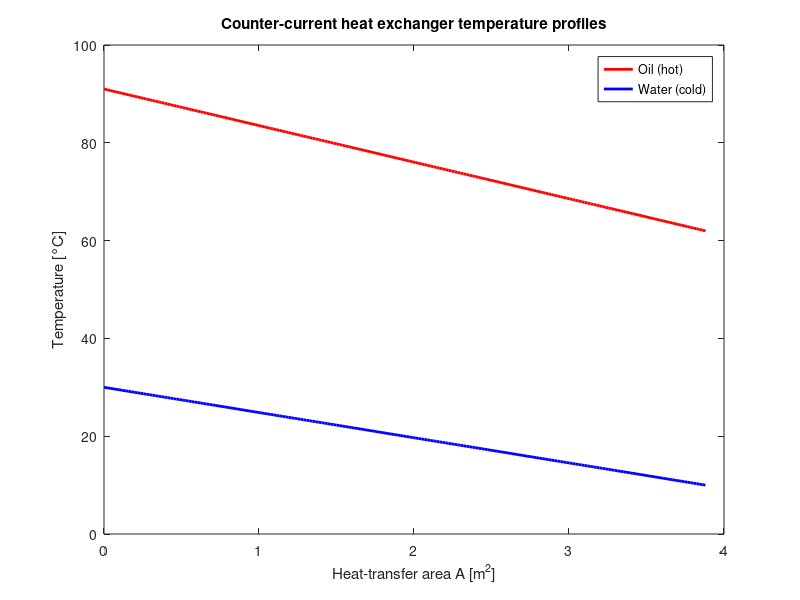

MATLAB code for this plot:
function Exercise_15
    % Data
    m_dot_o = 3000/3600; % kg/s (oil)
    cp_o = 2000; % J/kg/K
    m_dot_c = 0.6; % kg/s (water)
    cp_c = 4000; % J/kg/K
    U = 220.75; % W/m^2/K
    A_tot = 3.88; % m^2

    Th_in  = 91; % oil in [°C]
    Th_out = 62; % oil out [°C]
    Tc_in  = 10; % water in [°C]
    Tc_out = 30; % water out[°C]

    C_h = m_dot_o*cp_o; % W/K
    C_c = m_dot_c*cp_c; % W/K

    % Effectiveness-NTU method gives exponential profiles for constant U
    NTU = U*A_tot/min(C_h,C_c)            
    x = linspace(0,1,200);            
    A = x*A_tot;

    % Temperature difference at one end:
    DT1 = Th_in - Tc_out;
    DT2 = Th_out - Tc_in;

    % Local delta-T along the exchanger (counter-current):
    theta = DT1 - (DT1-DT2).*x;

    % Reconstruct local hot and cold temperatures:
    Th = Th_in - (Th_in-Th_out).*x;
    Tc = Th - theta;

    % Plot
    figure; hold on; box on;
    plot(A,Th,'r','LineWidth',2);
    plot(A,Tc,'b','LineWidth',2);
    xlabel('Heat-transfer area A [m^2]');
    ylabel('Temperature [°C]');
    legend('Oil (hot)','Water (cold)','Location','best');
    title('Counter-current heat exchanger temperature profiles');
end
